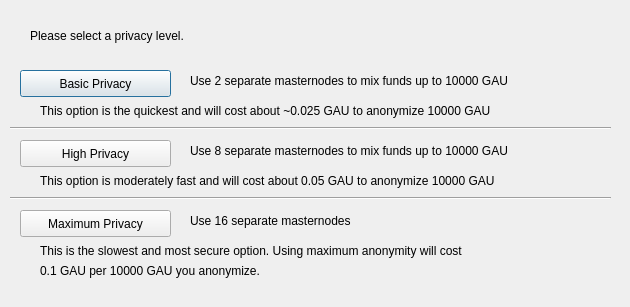
<?xml version="1.0" encoding="UTF-8"?>
<ui version="4.0">
 <class>ObfuscationConfig</class>
 <widget class="QDialog" name="ObfuscationConfig">
  <property name="geometry">
   <rect>
    <x>0</x>
    <y>0</y>
    <width>630</width>
    <height>307</height>
   </rect>
  </property>
  <property name="windowTitle">
   <string>Configure Obfuscation</string>
  </property>
  <widget class="QPushButton" name="buttonBasic">
   <property name="geometry">
    <rect>
     <x>20</x>
     <y>70</y>
     <width>151</width>
     <height>27</height>
    </rect>
   </property>
   <property name="text">
    <string>Basic Privacy</string>
   </property>
  </widget>
  <widget class="QPushButton" name="buttonHigh">
   <property name="geometry">
    <rect>
     <x>20</x>
     <y>140</y>
     <width>151</width>
     <height>27</height>
    </rect>
   </property>
   <property name="text">
    <string>High Privacy</string>
   </property>
  </widget>
  <widget class="QPushButton" name="buttonMax">
   <property name="geometry">
    <rect>
     <x>20</x>
     <y>210</y>
     <width>151</width>
     <height>27</height>
    </rect>
   </property>
   <property name="text">
    <string>Maximum Privacy</string>
   </property>
  </widget>
  <widget class="QLabel" name="label">
   <property name="geometry">
    <rect>
     <x>30</x>
     <y>20</y>
     <width>571</width>
     <height>31</height>
    </rect>
   </property>
   <property name="text">
    <string>Please select a privacy level.</string>
   </property>
  </widget>
  <widget class="QLabel" name="label_2">
   <property name="geometry">
    <rect>
     <x>190</x>
     <y>70</y>
     <width>421</width>
     <height>21</height>
    </rect>
   </property>
   <property name="text">
    <string>Use 2 separate masternodes to mix funds up to 10000 GAU</string>
   </property>
  </widget>
  <widget class="QLabel" name="label_3">
   <property name="geometry">
    <rect>
     <x>190</x>
     <y>140</y>
     <width>411</width>
     <height>21</height>
    </rect>
   </property>
   <property name="text">
    <string>Use 8 separate masternodes to mix funds up to 10000 GAU</string>
   </property>
  </widget>
  <widget class="QLabel" name="label_4">
   <property name="geometry">
    <rect>
     <x>190</x>
     <y>210</y>
     <width>421</width>
     <height>21</height>
    </rect>
   </property>
   <property name="text">
    <string>Use 16 separate masternodes</string>
   </property>
  </widget>
  <widget class="QLabel" name="label_6">
   <property name="geometry">
    <rect>
     <x>40</x>
     <y>100</y>
     <width>561</width>
     <height>21</height>
    </rect>
   </property>
   <property name="text">
    <string>This option is the quickest and will cost about ~0.025 GAU to anonymize 10000 GAU</string>
   </property>
  </widget>
  <widget class="QLabel" name="label_7">
   <property name="geometry">
    <rect>
     <x>40</x>
     <y>170</y>
     <width>561</width>
     <height>21</height>
    </rect>
   </property>
   <property name="text">
    <string>This option is moderately fast and will cost about 0.05 GAU to anonymize 10000 GAU</string>
   </property>
  </widget>
  <widget class="QLabel" name="label_8">
   <property name="geometry">
    <rect>
     <x>40</x>
     <y>240</y>
     <width>561</width>
     <height>21</height>
    </rect>
   </property>
   <property name="text">
    <string>This is the slowest and most secure option. Using maximum anonymity will cost</string>
   </property>
  </widget>
  <widget class="QLabel" name="label_9">
   <property name="geometry">
    <rect>
     <x>40</x>
     <y>260</y>
     <width>561</width>
     <height>21</height>
    </rect>
   </property>
   <property name="text">
    <string>0.1 GAU per 10000 GAU you anonymize.</string>
   </property>
  </widget>
  <widget class="Line" name="line">
   <property name="geometry">
    <rect>
     <x>10</x>
     <y>120</y>
     <width>601</width>
     <height>16</height>
    </rect>
   </property>
   <property name="orientation">
    <enum>Qt::Horizontal</enum>
   </property>
  </widget>
  <widget class="Line" name="line_2">
   <property name="geometry">
    <rect>
     <x>10</x>
     <y>190</y>
     <width>601</width>
     <height>16</height>
    </rect>
   </property>
   <property name="orientation">
    <enum>Qt::Horizontal</enum>
   </property>
  </widget>
 </widget>
 <resources/>
 <connections/>
</ui>
